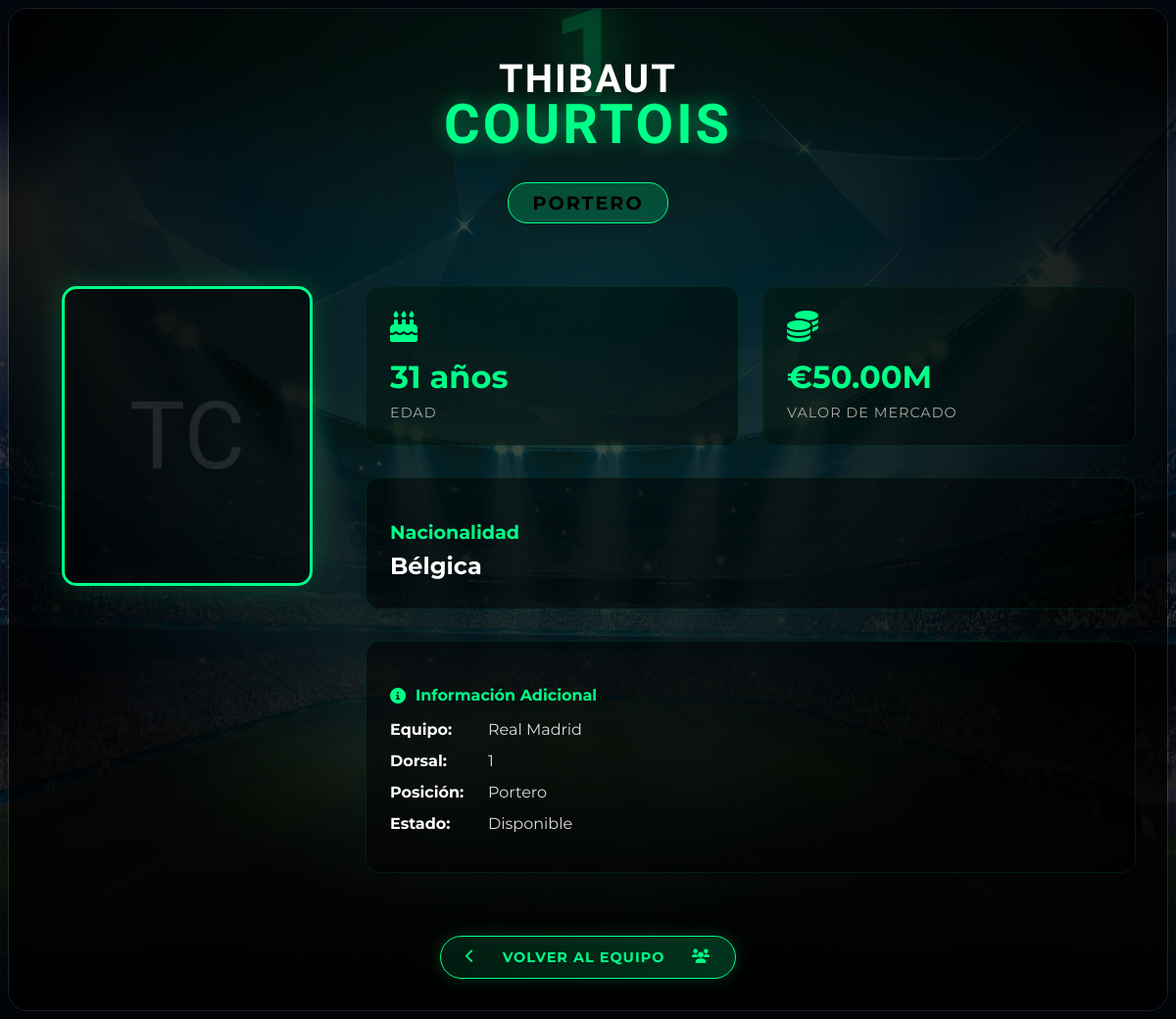
Screenshot of /jugador/1900/ (signed in) with the database file from the repository.
### app_simulador/models.py (models this page shows, shortened)
class Jugador(models.Model):
    POSICIONES = [
        ('POR', 'Portero'),
        ('DEF', 'Defensa'),
        ('MED', 'Mediocampista'),
        ('DEL', 'Delantero')
    ]
    POSICIONES_ESPECIFICAS = [
        ('DC', 'Defensa Central'),
        ('LD', 'Lateral Derecho'),
        ('LI', 'Lateral Izquierdo'),
        ('MCD', 'Mediocentro Defensivo'),
        ('MC', 'Mediocentro'),
        ('MCO', 'Mediocentro Ofensivo'),
        ('CD', 'Centrodelantero'),
        ('ED', 'Extremo Derecho'),
        ('EI', 'Extremo Izquierdo'),
        ('SD', 'Segundo Delantero')
    ]
    posicion_especifica = models.CharField(
        max_length=3,
        choices=POSICIONES_ESPECIFICAS,
        default='DC'
    )
    posicion = models.CharField(max_length=3, choices=POSICIONES)
    nombre = models.CharField(max_length=100)
    apellido = models.CharField(max_length=100)
    edad = models.IntegerField(
        validators=[
            MinValueValidator(16),
            MaxValueValidator(50)
        ]
    )
    nacionalidad = models.CharField(max_length=50)
    valor_mercado = models.DecimalField(max_digits=10, decimal_places=2)
    equipo = models.ForeignKey(Equipo, on_delete=models.CASCADE, related_name='jugadores')
    dorsal = models.IntegerField(
        validators=[
            MinValueValidator(1),
            MaxValueValidator(99)
        ],
        null=True,
        blank=True
    )
    lesionado = models.BooleanField(default=False)
    suspendido = models.BooleanField(default=False)

class Equipo(models.Model):
    POSICIONES_LIGA = [(1, 'Primera División')]
    nombre = models.CharField(max_length=100, unique=True)
    ciudad = models.CharField(max_length=100)
    estadio = models.CharField(max_length=100)
    ya_jugo = models.BooleanField(default=False)
    calendario = JSONField(default=list, blank=True)
    fundacion = models.PositiveIntegerField(
        validators=[
            MinValueValidator(1800),
            MaxValueValidator(datetime.now().year)
        ]
    )
    division = models.IntegerField(choices=POSICIONES_LIGA, default=1)
    presupuesto = models.DecimalField(
        max_digits=12,
        decimal_places=2,
        validators=[MinValueValidator(0)]
    )
    equipacion_principal = models.CharField(
        max_length=50,
        validators=[RegexValidator(
            regex='^[a-zA-ZáéíóúñÁÉÍÓÚÑ ]+$',
            message='Solo se permiten letras y espacios'
        )]
    )
    equipacion_alternativa = models.CharField(
        max_length=50,
        validators=[RegexValidator(
            regex='^[a-zA-ZáéíóúñÁÉÍÓÚÑ ]+$',
            message='Solo se permiten letras y espacios'
        )]
    )
    imagen_escudo = models.ImageField(upload_to='escudos/', null=True, blank=True)
    ruta_escudo = models.CharField(max_length=200, blank=True, null=True)
    descripcion = models.TextField(blank=True, null=True)
    puntos = models.IntegerField(default=0)
    partidos_jugados = models.IntegerField(default=0)
    partidos_ganados = models.IntegerField(default=0)
    partidos_perdidos = models.IntegerField(default=0)
    partidos_empatados = models.IntegerField(default=0)
    goles_favor = models.IntegerField(default=0)
    goles_contra = models.IntegerField(default=0)
    temporada_finalizada = models.BooleanField(default=False)

### app_simulador/views.py (the view)
# urls.py: path('jugador/<int:pk>/', DetalleJugadorView.as_view(), name='detalle_jugador'),
class DetalleJugadorView(LoginRequiredMixin, DetailView):
    model = Jugador
    template_name = 'detalle_jugador.html'
    context_object_name = 'jugador'
    def get_context_data(self, **kwargs):
        context = super().get_context_data(**kwargs)
        context['equipo'] = self.request.user.userprofile.equipo_seleccionado
        return context

### app_simulador/templates/detalle_jugador.html (shortened to what this page needs)
{% load static %}
{% block content %}
    <link rel="stylesheet" href="{% static 'detalle_jugador.css' %}">
    <link rel="stylesheet" href="https://cdnjs.cloudflare.com/ajax/libs/font-awesome/6.0.0/css/all.min.css">
    <div class="container mt-4">
        <div class="player-card">
            <div class="card-overlay"></div>
            <div class="player-header">
                <div class="dorsal-glow">{{ jugador.dorsal|default:"00" }}</div>
                <h1 class="player-name">
                    <span class="first-name">{{ jugador.nombre }}</span>
                    <span class="last-name">{{ jugador.apellido }}</span>
                </h1>
                <div class="position-badge">{{ jugador.get_posicion_display }}</div>
            </div>
            <div class="player-content">
                <div class="player-profile">
                    <div class="avatar-container">
                        <div class="avatar-frame">
                            <div class="avatar-initials">
                                {{ jugador.nombre|first|upper }}{{ jugador.apellido|first|upper }}</div>
                        </div>
                    </div>
                    <div class="player-details">
                        <div class="stats-grid">
                            <div class="stat-card">
                                <div class="stat-icon"><i class="fas fa-birthday-cake"></i></div>
                                <div class="stat-value">{{ jugador.edad }} años</div>
                                <div class="stat-label">Edad</div>
                            </div>
                            <div class="stat-card">
                                <div class="stat-icon"><i class="fas fa-coins"></i></div>
                                <div class="stat-value">€{{ jugador.valor_mercado|floatformat:2 }}M</div>
                                <div class="stat-label">Valor de mercado</div>
                            </div>
                        </div>
                        <div class="nationality-card">
                            <div class="nationality-info">
                                <h3>Nacionalidad</h3>
                                <div class="country-name">{{ jugador.nacionalidad }}</div>
                            </div>
                        </div>
                        <div class="additional-info">
                            <div class="info-card">
                                <h4><i class="fas fa-info-circle"></i> Información Adicional</h4>
                                <ul>
                                    <li><strong>Equipo:</strong> {{ jugador.equipo.nombre }}</li>
                                    <li><strong>Dorsal:</strong> {{ jugador.dorsal|default:"Sin asignar" }}</li>
                                    <li><strong>Posición:</strong> {{ jugador.get_posicion_display }}</li>
                                    <li><strong>Estado:</strong>
                                        {% if jugador.lesionado %}
                                            Lesionado
                                        {% elif jugador.suspendido %}
                                            Suspendido
                                        {% else %}
                                            Disponible
                                        {% endif %}
                                    </li>
                                </ul>
                            </div>
                        </div>
                    </div>
                </div>
            </div>
            <div class="action-buttons">
                <a href="{% url 'jugadores_equipo' %}" class="btn-back">
                    <i class="fas fa-chevron-left"></i>
                    <span>Volver al equipo</span>
                    <i class="fas fa-users"></i>
                </a>
            </div>
        </div>
    </div>
{% endblock %}

### rows the page displays
Jugador: nombre "THIBAUT", apellido "COURTOIS", posicion "PORTERO", edad "31", valor_mercado "50.00", nacionalidad "Bélgica", equipo.nombre "Real Madrid", dorsal "1", posicion "Portero"
